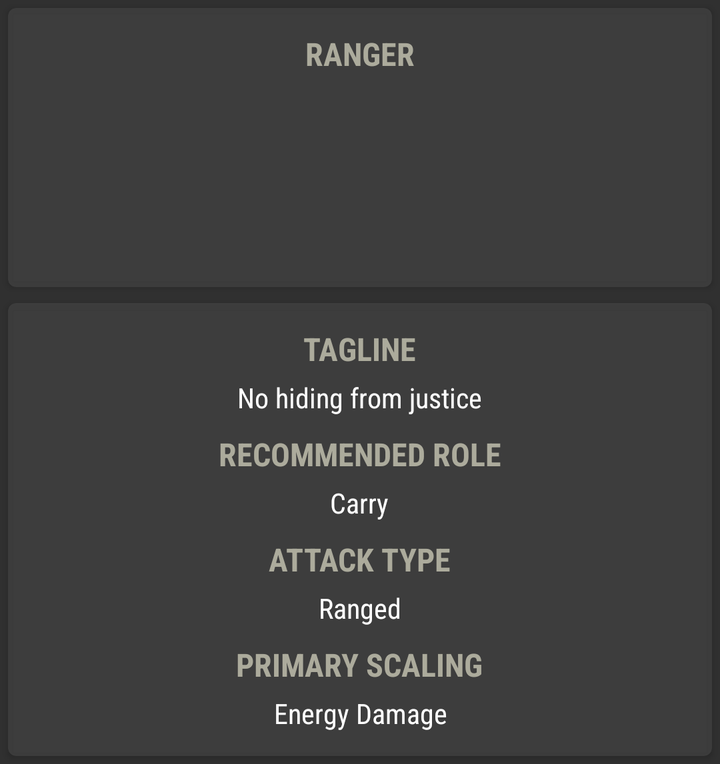
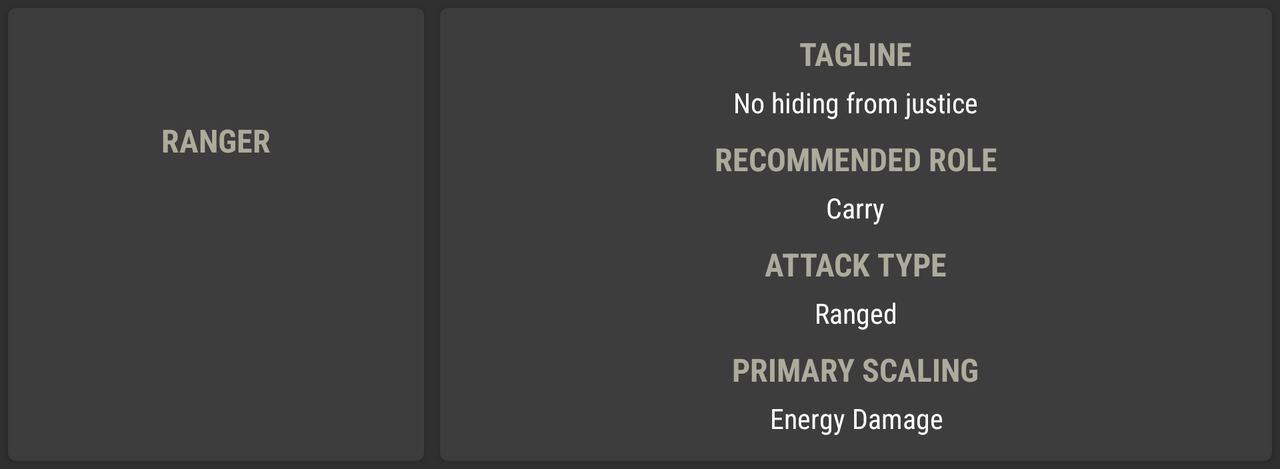

Two renders of one Android screen. The first uses the default layout on a phone; the second uses the alternative layout the repository ships for a different screen configuration, on a matching device. The two XML files are below.
<!-- AndroidManifest.xml: application theme AppTheme -->
<!-- res/layout/nest_first.xml -->
<?xml version="1.0" encoding="utf-8"?>
<LinearLayout xmlns:android="http://schemas.android.com/apk/res/android"
    xmlns:tools="http://schemas.android.com/tools"
    android:layout_width="match_parent"
    android:layout_height="wrap_content"
    android:orientation="vertical">

    <android.support.v7.widget.CardView
        android:layout_width="match_parent"
        android:layout_height="wrap_content"
        style="@style/CardViewSemiDark">

        <LinearLayout
            android:layout_width="match_parent"
            android:layout_height="wrap_content"
            android:orientation="vertical">

            <TextView
                android:id="@+id/type_text"
                style="@style/DetailSubhead"
                tools:text="Ranger" />

            <ImageView
                android:id="@+id/type_image"
                android:contentDescription="@string/app_name"
                style="@style/ImageAttackType" />

        </LinearLayout>

    </android.support.v7.widget.CardView>

    <android.support.v7.widget.CardView
        android:layout_width="match_parent"
        android:layout_height="wrap_content"
        style="@style/CardViewSemiDark">

        <include layout="@layout/include_hero_info" />

    </android.support.v7.widget.CardView>

</LinearLayout>
<!-- res/layout/include_hero_info.xml (included above) -->
<?xml version="1.0" encoding="utf-8"?>
<LinearLayout xmlns:android="http://schemas.android.com/apk/res/android"
    xmlns:tools="http://schemas.android.com/tools"
    android:layout_width="match_parent"
    android:layout_height="wrap_content"
    android:orientation="vertical">

    <TextView
        style="@style/DetailSubhead"
        android:text="@string/hero_info_tagline" />

    <TextView
        android:id="@+id/tagline_text"
        style="@style/DetailBody1"
        tools:text="No hiding from justice" />

    <TextView
        style="@style/DetailSubhead"
        android:text="@string/hero_info_role" />

    <TextView
        android:id="@+id/role_text"
        style="@style/DetailBody1"
        tools:text="Carry" />

    <TextView
        style="@style/DetailSubhead"
        android:text="@string/hero_info_attack" />

    <TextView
        android:id="@+id/attack_text"
        style="@style/DetailBody1"
        tools:text="Ranged" />

    <TextView
        style="@style/DetailSubhead"
        android:text="@string/hero_info_scaling" />

    <TextView
        android:id="@+id/scaling_text"
        style="@style/DetailBody1"
        tools:text="Energy Damage" />

</LinearLayout>
<!-- resources referenced by this layout -->
<resources>
  <string name="app_name">Paradex</string>
  <string name="hero_info_attack">Attack Type</string>
  <string name="hero_info_role">Recommended Role</string>
  <string name="hero_info_scaling">Primary Scaling</string>
  <string name="hero_info_tagline">Tagline</string>
  <style name="CardViewSemiDark" parent="CardView">
          <item name="android:layout_margin">@dimen/default_card_half_padding</item>
          <item name="cardBackgroundColor">@color/card_background</item>
          <item name="cardCornerRadius">@dimen/default_card_radius</item>
          <item name="contentPadding">@dimen/default_card_padding</item>
      </style>
  <style name="DetailBody1" parent="TextAppearance.AppCompat.Body1">
          <item name="android:layout_width">wrap_content</item>
          <item name="android:layout_height">wrap_content</item>
          <item name="android:fontFamily">sans-serif-condensed</item>
          <item name="android:padding">@dimen/text_body_padding</item>
          <item name="android:layout_gravity">center_horizontal</item>
          <item name="layout_gravity">center_vertical</item>
          <item name="android:gravity">center_horizontal</item>
      </style>
  <style name="DetailSubhead" parent="TextAppearance.AppCompat.Subhead">
          <item name="android:layout_width">wrap_content</item>
          <item name="android:layout_height">wrap_content</item>
          <item name="android:textColor">@color/text_title_2</item>
          <item name="android:fontFamily">sans-serif-condensed</item>
          <item name="android:textStyle">bold</item>
          <item name="android:textAllCaps">true</item>
          <item name="android:layout_gravity">center_horizontal</item>
          <item name="android:layout_marginTop">@dimen/text_body_padding</item>
      </style>
  <style name="ImageAttackType">
          <item name="android:layout_width">@dimen/size_attack_icon</item>
          <item name="android:layout_height">@dimen/size_attack_icon</item>
          <item name="android:layout_margin">@dimen/padding_attack_icon</item>
          <item name="android:layout_gravity">center_horizontal</item>
      </style>
  <!-- from res/values-v21/ -->
  <style name="AppTheme" parent="Theme.AppCompat.NoActionBar">
          <item name="colorPrimary">@color/colorPrimary</item>
          <item name="colorPrimaryDark">@color/colorPrimaryDark</item>
          <item name="colorAccent">@color/colorAccent</item>
      </style>
  <dimen name="default_card_half_padding">4dp</dimen>
  <color name="card_background">#c8424242</color>
  <dimen name="default_card_radius">4dp</dimen>
  <dimen name="default_card_padding">8dp</dimen>
  <dimen name="text_body_padding">4dp</dimen>
  <color name="text_title_2">#ACAB9C</color>
  <dimen name="size_attack_icon">90dp</dimen>
  <dimen name="padding_attack_icon">4dp</dimen>
  <color name="colorPrimary">#878674</color>
  <color name="colorPrimaryDark">#5D5C4A</color>
  <color name="colorAccent">#BAA159</color>
</resources>
<!-- res/layout-land/nest_first.xml (the repository's variant of the layout above) -->
<!-- drawn on the phone turned sideways -->
<?xml version="1.0" encoding="utf-8"?>
<LinearLayout xmlns:android="http://schemas.android.com/apk/res/android"
    xmlns:tools="http://schemas.android.com/tools"
    android:layout_width="match_parent"
    android:layout_height="wrap_content"
    android:orientation="horizontal">

    <android.support.v7.widget.CardView
        android:layout_width="0dip"
        android:layout_height="match_parent"
        android:layout_weight="@integer/nested_first_weight_left"
        style="@style/CardViewSemiDark">

        <LinearLayout
            android:layout_width="match_parent"
            android:layout_height="wrap_content"
            android:orientation="vertical"
            android:layout_gravity="center_vertical">

            <TextView
                android:id="@+id/type_text"
                style="@style/DetailSubhead"
                tools:text="Ranger" />

            <ImageView
                android:id="@+id/type_image"
                android:contentDescription="@string/app_name"
                style="@style/ImageAttackType" />

        </LinearLayout>

    </android.support.v7.widget.CardView>

    <android.support.v7.widget.CardView
        android:layout_width="0dip"
        android:layout_height="wrap_content"
        android:layout_weight="@integer/nested_first_weight_right"
        style="@style/CardViewSemiDark">

        <LinearLayout
            android:layout_width="match_parent"
            android:layout_height="wrap_content"
            android:orientation="vertical">

            <include layout="@layout/include_hero_info" />

        </LinearLayout>

    </android.support.v7.widget.CardView>

</LinearLayout>
<!-- resources referenced by the variant -->
<!-- as the phone turned sideways resolves them -->
<resources>
  <integer name="nested_first_weight_left">1</integer>
  <integer name="nested_first_weight_right">2</integer>
  <string name="app_name">Paradex</string>
  <string name="hero_info_attack">Attack Type</string>
  <string name="hero_info_role">Recommended Role</string>
  <string name="hero_info_scaling">Primary Scaling</string>
  <string name="hero_info_tagline">Tagline</string>
  <style name="CardViewSemiDark" parent="CardView">
          <item name="android:layout_margin">@dimen/default_card_half_padding</item>
          <item name="cardBackgroundColor">@color/card_background</item>
          <item name="cardCornerRadius">@dimen/default_card_radius</item>
          <item name="contentPadding">@dimen/default_card_padding</item>
      </style>
  <style name="DetailBody1" parent="TextAppearance.AppCompat.Body1">
          <item name="android:layout_width">wrap_content</item>
          <item name="android:layout_height">wrap_content</item>
          <item name="android:fontFamily">sans-serif-condensed</item>
          <item name="android:padding">@dimen/text_body_padding</item>
          <item name="android:layout_gravity">center_horizontal</item>
          <item name="layout_gravity">center_vertical</item>
          <item name="android:gravity">center_horizontal</item>
      </style>
  <style name="DetailSubhead" parent="TextAppearance.AppCompat.Subhead">
          <item name="android:layout_width">wrap_content</item>
          <item name="android:layout_height">wrap_content</item>
          <item name="android:textColor">@color/text_title_2</item>
          <item name="android:fontFamily">sans-serif-condensed</item>
          <item name="android:textStyle">bold</item>
          <item name="android:textAllCaps">true</item>
          <item name="android:layout_gravity">center_horizontal</item>
          <item name="android:layout_marginTop">@dimen/text_body_padding</item>
      </style>
  <style name="ImageAttackType">
          <item name="android:layout_width">@dimen/size_attack_icon</item>
          <item name="android:layout_height">@dimen/size_attack_icon</item>
          <item name="android:layout_margin">@dimen/padding_attack_icon</item>
          <item name="android:layout_gravity">center_horizontal</item>
      </style>
  <!-- from res/values-land-v21/ -->
  <style name="AppTheme" parent="Theme.AppCompat.NoActionBar">
          <item name="colorPrimary">@color/colorPrimary</item>
          <item name="colorPrimaryDark">@color/colorPrimaryDark</item>
          <item name="colorAccent">@color/colorAccent</item>
      </style>
  <dimen name="default_card_half_padding">4dp</dimen>
  <color name="card_background">#c8424242</color>
  <dimen name="default_card_radius">4dp</dimen>
  <dimen name="default_card_padding">8dp</dimen>
  <dimen name="text_body_padding">4dp</dimen>
  <color name="text_title_2">#ACAB9C</color>
  <dimen name="size_attack_icon">90dp</dimen>
  <dimen name="padding_attack_icon">4dp</dimen>
  <color name="colorPrimary">#878674</color>
  <color name="colorPrimaryDark">#5D5C4A</color>
  <color name="colorAccent">#BAA159</color>
</resources>
